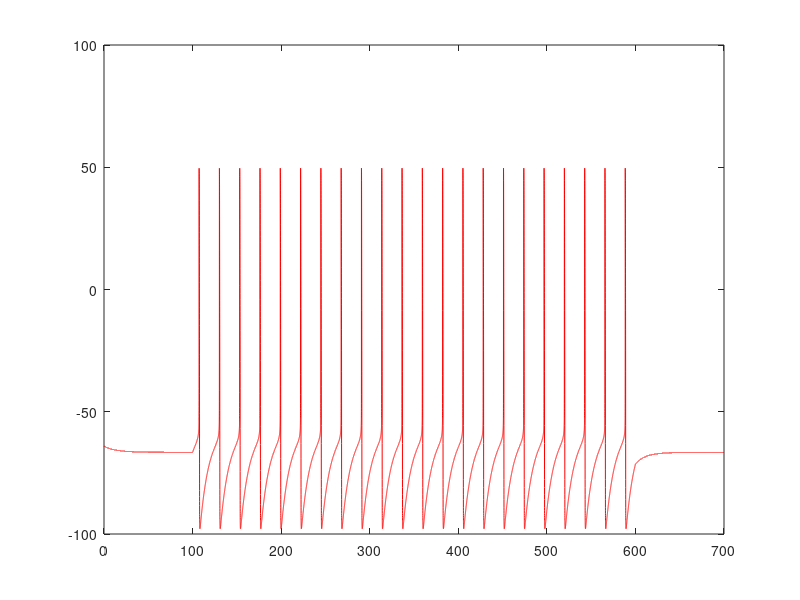

The MATLAB script that drew this image: (Note: this script raises an error after producing the figure.)
% Markus Hilscher
% Pyr.m
% Model of a pyramidal cell

clear;
tic

%% User Input
EndOfSimulation = 700; % Simulation time in ms
dt = 0.01;             % step for Euler
Stimulus = 1;          % stimulus in uA/cm^2
Starttime = 100;       % starting time of the stimulus in ms
Endtime = 600;         % ending time of the stimulus in ms
V = -64;               % membrane voltage at the beginning in mV
Isyn = 0;              % synaptic current in uA/cm^2

%% Constants
ENa = 50;              % reversal potential of the Na+ current in mV
EK = -100;             % reversal potential of the K+ current in mV
EL = -67;              % reversal potential of the leak current in mV

gNa = 100;             % conductance of the Na+ current in mS/cm^2
gK = 80;               % conductance of the K+ current in mS/cm^2
gL = 0.1;              % conductance of the leak current in mS/cm^2

Cmem = 1;              % membrane capacitance density in uF/cm^2

xh = 0;                % inactivation variable h
xn = 0;                % activation variable n

t_rec = 0;
x_plot = zeros(1,EndOfSimulation/dt+1);
y_plot = zeros(1,EndOfSimulation/dt+1);

%% Program
for t=0:dt:EndOfSimulation
 
    if t>=Starttime; 
        Iapp = Stimulus; 
    else
        Iapp = 0; 
    end
    if t>Endtime; 
        Iapp = 0; 
    end     

    alpham = 0.32*(V+54)/(1-exp(-(V+54)/4));  % alpha m
    alphah = 0.128*exp(-(V+50)/18);           % alpha h
    alphan = 0.032*(V+52)/(1-exp(-(V+52)/5)); % alpha n

    betam = 0.28*(V+27)/(exp((V+27)/5)-1);    % beta m
    betah = 4/(1+exp(-(V+27)/5));             % beta h
    betan = 0.5*exp(-(V+57)/40);              % beta n

    taum = 1/(alpham+betam);                  % taum
    x_0m = alpham*taum;                       % minf

    xh = xh + dt* (alphah*(1-xh) - betah*xh); % dh/dt
    xn = xn + dt* (alphan*(1-xn) - betan*xn); % dn/dt  

    INa = gNa*x_0m^3*xh*(V-ENa);              % Na+ current
    IK = gK*xn^4*(V-EK);                      % K+ current
    IL = gL*(V-EL);                           % leak current

    Iion = INa + IK + IL;                     % ionic current

    V = V+dt*(-Iion -Isyn + Iapp) / Cmem;     % membrane voltage         

    t_rec = t_rec+1;
    x_plot(t_rec) = t;
    y_plot(t_rec) = V;
    
end

toc

%% Plotting
figure()
set(gcf,'color','white')
set(gca,'fontsize',14)
cell = plot(x_plot,y_plot,'r');
legend('cell',2);
hold on;
y_plot_stim(1:Starttime/dt) = -105;
y_plot_stim(Starttime/dt+1:Endtime/dt+1) = -103;
y_plot_stim(Endtime/dt+2:EndOfSimulation/dt+1) = -105;
stimulus = plot(x_plot,y_plot_stim,'--k');
hold off;
legend([cell,stimulus],'cell','stimulus',2);
axis([0 EndOfSimulation -115 60]);
xlabel('Time (ms)');
ylabel('Voltage (mV)');